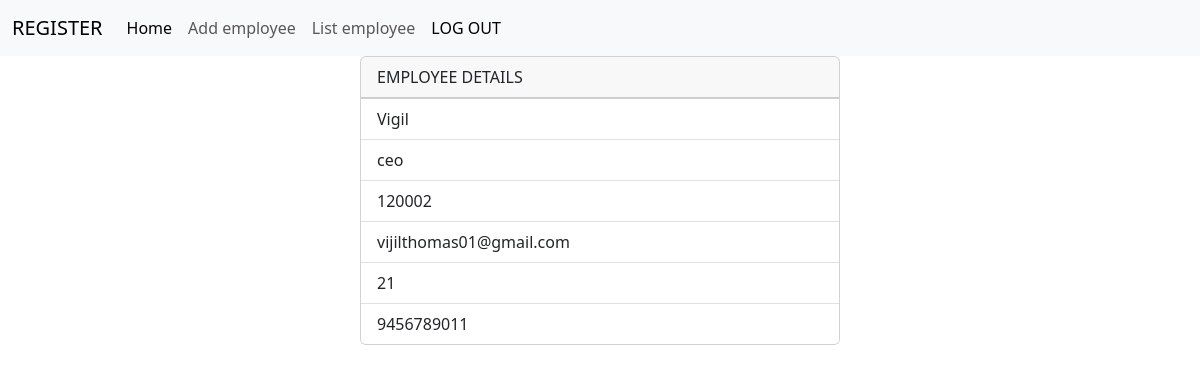
Screenshot of /emloyees/1/details (signed in) with the database file from the repository.
### cr/models.py (models this page shows, shortened)
class Employees(models.Model):
    name=models.CharField(max_length=200)
    department=models.CharField(max_length=200)
    salary=models.PositiveIntegerField()
    email=models.EmailField(unique=True)
    age=models.PositiveIntegerField(null=True)
    contact=models.CharField(max_length=12)
    profile_pic=models.ImageField(upload_to="images",null=True)

### cr/views.py (the view)
# urls.py: path("emloyees/<int:pk>/details",views.EmployeeDetailView.as_view(),name="emp_details"),
@method_decorator(signin_required,"dispatch")
class EmployeeDetailView(View):
    def get (self,request,*args,**kwargs):
        id=kwargs.get("pk")
        qs=Employees.objects.get(id=id)
        return render(request,"emp_details.html",{"data":qs})

### cr/views.py (called while the page is built)
def signin_required(fn):
    def wrapper(request,*args,**kwargs):
        if not request.user.is_authenticated:
            messages.error(request,"Invalid Session")
            return redirect("login")
        else:
            return fn(request,*args,**kwargs)
    return wrapper

### cr/templates/emp_details.html (shortened to what this page needs)
{%extends 'base.html'%}
{%block body_block%}
<div class="container d-flex justify-content-center">
  <div>
      <div class="card " style="width: 30rem;">
          <div class="card-header">
            EMPLOYEE DETAILS
          </div>
          <ul class="list-group list-group-flush">
            <li class="list-group-item"> {{data.name}}</li>
            <li class="list-group-item">{{data.department}}</li>
            <li class="list-group-item"> {{data.salary}}</li>
            <li class="list-group-item"> {{data.email}}</li>
            <li class="list-group-item"> {{data.age}}</li>
            <li class="list-group-item"> {{data.contact}}</li>
          </ul>
        </div>
  </div>
</div>
{%endblock%}

### rows the page displays
Employees: name "Vigil", department "ceo", salary "120002", email "vijilthomas01@gmail.com", age "21", contact "9456789011"
